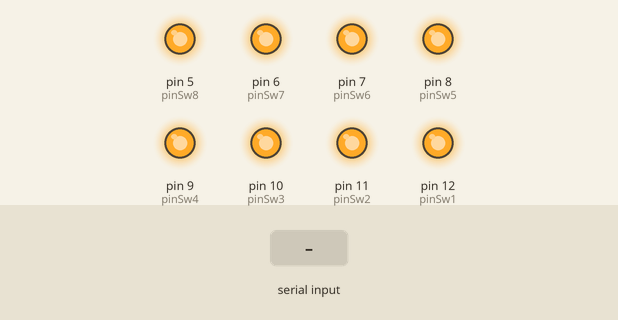
Bench run of a sketch on a simulated Arduino Uno, built with avr-gcc and run on an emulated ATmega328P. Parts: output pins drawn as LEDs (lit = HIGH). The test bench sets the inputs (shaded band).

Above: at 1.2 s.
1.3 s: "1" received over Serial
At 2.0 s:
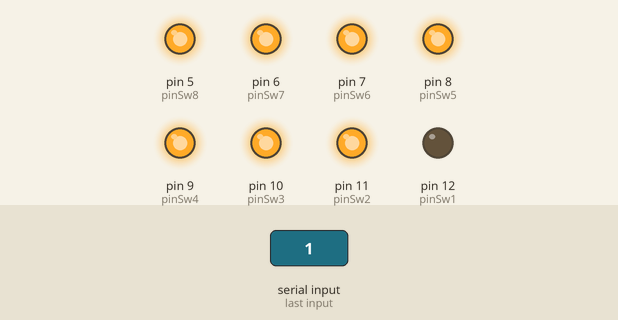
2.8 s: byte 51 ('3') received over Serial
At 3.1 s:
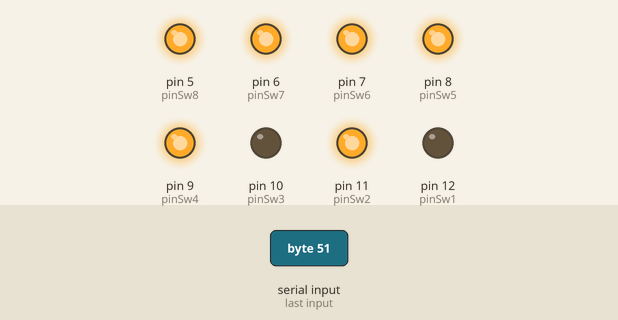
4.3 s: byte 97 ('a') received over Serial
At 5.5 s:
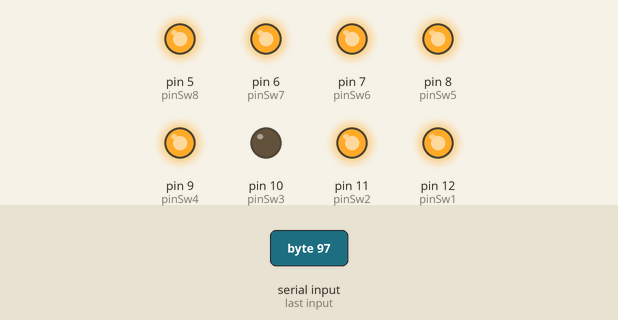
5.8 s: byte 52 ('4') received over Serial
At 6.6 s:
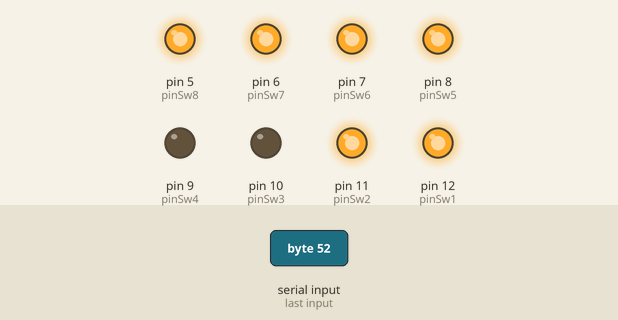
7.3 s: byte 99 ('c') received over Serial
At 7.8 s:
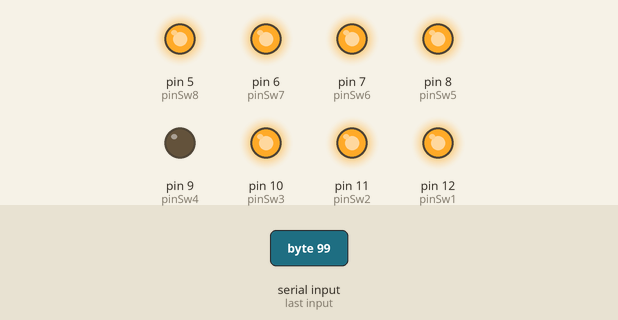
8.8 s: byte 53 ('5') received over Serial
At 10.1 s:
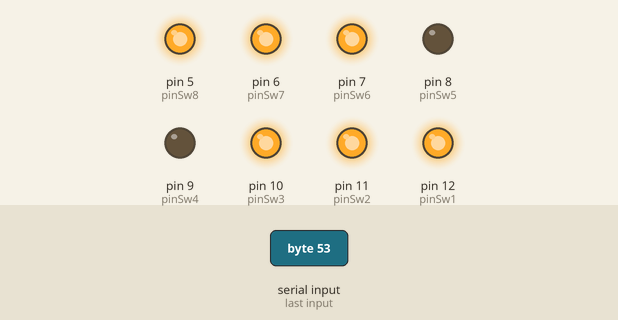
Timing chart, 0 to 11.3 s (numbered marks = the images above; inputs shaded):
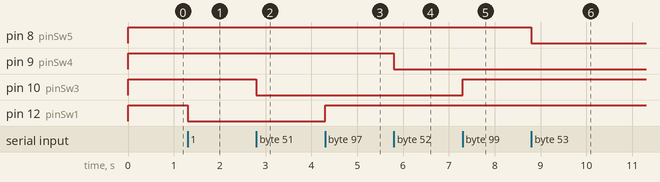

Measured:
- after the input at 1.3 s, pin 12 (pinSw1): HIGH → LOW at once
- after the input at 2.8 s, pin 10 (pinSw3): HIGH → LOW at once
- after the input at 4.3 s, pin 12 (pinSw1): LOW → HIGH at once
- after the input at 5.8 s, pin 9 (pinSw4): HIGH → LOW at once
- after the input at 7.3 s, pin 10 (pinSw3): LOW → HIGH at once
- after the input at 8.8 s, pin 8 (pinSw5): HIGH → LOW at once

The sketch:

NanoSwithc315.ino
```cpp
#include <RCSwitch.h>

// 这个针角对应的是终断0,1,arduion uno只有两个中断0,1对应pin,2,3
#define pinRec315 0
int led = 1;

//int pinPower = 3;
//int pinReset = 4;

int pinSw1 = 12;
int pinSw2 = 11;
int pinSw3 = 10;
int pinSw4 = 9;
int pinSw5 = 8;
int pinSw6 = 7;
int pinSw7 = 6;
int pinSw8 = 5;

int tagHdd1 = 0;
int tagHdd2 = 0;
// 433接受遥控对象
RCSwitch switch315Rec = RCSwitch();

void setup()
{
 Serial.begin(9600);

  pinMode(pinSw1, OUTPUT);
  pinMode(pinSw2, OUTPUT);
  pinMode(pinSw3, OUTPUT);
  pinMode(pinSw4, OUTPUT);
  pinMode(pinSw5, OUTPUT);
  pinMode(pinSw6, OUTPUT);
  pinMode(pinSw7, OUTPUT);
  pinMode(pinSw8, OUTPUT);

  digitalWrite(pinSw1, HIGH);
  digitalWrite(pinSw2, HIGH);
  digitalWrite(pinSw3, HIGH);
  digitalWrite(pinSw4, HIGH);
  digitalWrite(pinSw5, HIGH);
  digitalWrite(pinSw6, HIGH);
  digitalWrite(pinSw7, HIGH);
  digitalWrite(pinSw8, HIGH);

    // 这个针角对应的是终断0,1,arduion uno只有两个中断0,1对应pin,2,3
    switch315Rec.enableReceive(pinRec315);
}


void loop()
{
    long rec315 = 0;
    if(switch315Rec.available()){
      rec315 = switch315Rec.getReceivedValue();
      if(rec315 != 0){
           switch315Rec.resetAvailable();
        }

    }

                    if(5588739 == rec315){
                       if( 0 == tagHdd1){
                          digitalWrite(pinSw1, LOW);
                        }
                        else if(1 == tagHdd1){
                          digitalWrite(pinSw1,HIGH);
                          }
                      if(0 == tagHdd1){
                        tagHdd1 = 1;
                        } else {
                          tagHdd1 = 0;
                          }
                    }
                    if(5588748 == rec315){
                       if( 0 == tagHdd2){
                          digitalWrite(pinSw2, LOW);
                        }
                        else if(1 == tagHdd2){
                          digitalWrite(pinSw2,HIGH);
                          }
                      if(0 == tagHdd2){
                        tagHdd2 = 1;
                        } else {
                          tagHdd2 = 0;
                          }
                    }

  char msg = Serial.read();
                  if('1' == msg ){
                    digitalWrite(pinSw1, LOW);
                    } else if('a' == msg){
                      digitalWrite(pinSw1,HIGH);
                      }
              if('2' == msg ){
                    digitalWrite(pinSw2, LOW);
                    } else if('b' == msg){
                      digitalWrite(pinSw2,HIGH);
                      }
                 if('3' == msg){
                    digitalWrite(pinSw3, LOW);
                    } else if('c' == msg){
                      digitalWrite(pinSw3,HIGH);
                      }
                 if('4' == msg){
                    digitalWrite(pinSw4, LOW);
                    } else if('d' == msg){
                      digitalWrite(pinSw4,HIGH);
                      }
                 if('5' == msg){
                    digitalWrite(pinSw5, LOW);
                    } else if('e' == msg){
                      digitalWrite(pinSw5,HIGH);
                      }
                 if('6' == msg){
                    digitalWrite(pinSw6, LOW);
                    } else if('f' == msg){
                      digitalWrite(pinSw6,HIGH);
                      }
                 if('7' == msg || 5588928 == rec315){
                    digitalWrite(pinSw7, LOW);
                    delay(500);
                    } else if('g' == msg || 0 == rec315){
                      digitalWrite(pinSw7,HIGH);
                      }
                 if('8' == msg || 5588784 == rec315){
                    digitalWrite(pinSw8, LOW);
                    delay(500);
                    } else if('h' == msg || 0 == rec315){
                      digitalWrite(pinSw8,HIGH);
                      }
}
```
